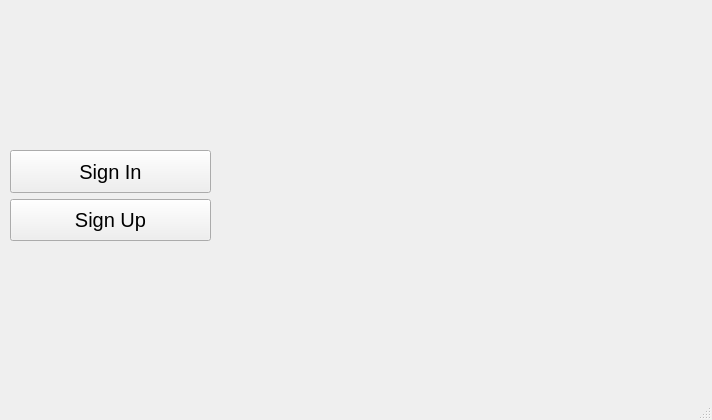
<?xml version="1.0" encoding="UTF-8"?>
<ui version="4.0">
 <class>MainWindow</class>
 <widget class="QMainWindow" name="MainWindow">
  <property name="geometry">
   <rect>
    <x>0</x>
    <y>0</y>
    <width>712</width>
    <height>420</height>
   </rect>
  </property>
  <property name="windowTitle">
   <string>MainWindow</string>
  </property>
  <widget class="QWidget" name="centralwidget">
   <widget class="QWidget" name="verticalLayoutWidget">
    <property name="geometry">
     <rect>
      <x>10</x>
      <y>150</y>
      <width>201</width>
      <height>91</height>
     </rect>
    </property>
    <layout class="QVBoxLayout" name="verticalLayout">
     <item>
      <widget class="QPushButton" name="pbSignIn">
       <property name="sizePolicy">
        <sizepolicy hsizetype="Preferred" vsizetype="Preferred">
         <horstretch>0</horstretch>
         <verstretch>0</verstretch>
        </sizepolicy>
       </property>
       <property name="font">
        <font>
         <pointsize>15</pointsize>
        </font>
       </property>
       <property name="text">
        <string>Sign In</string>
       </property>
      </widget>
     </item>
     <item>
      <widget class="QPushButton" name="pbSignUp">
       <property name="sizePolicy">
        <sizepolicy hsizetype="Minimum" vsizetype="Preferred">
         <horstretch>0</horstretch>
         <verstretch>0</verstretch>
        </sizepolicy>
       </property>
       <property name="font">
        <font>
         <pointsize>15</pointsize>
        </font>
       </property>
       <property name="text">
        <string>Sign Up</string>
       </property>
      </widget>
     </item>
    </layout>
   </widget>
  </widget>
  <widget class="QMenuBar" name="menubar">
   <property name="geometry">
    <rect>
     <x>0</x>
     <y>0</y>
     <width>712</width>
     <height>21</height>
    </rect>
   </property>
  </widget>
  <widget class="QStatusBar" name="statusbar"/>
 </widget>
 <resources/>
 <connections/>
</ui>
